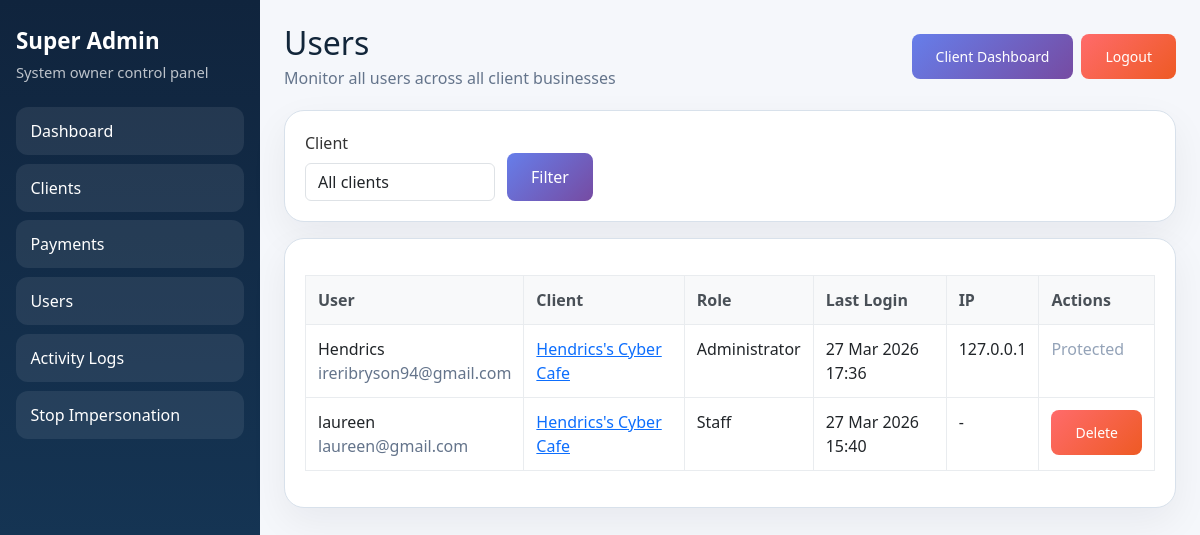
Screenshot of /super-admin/users/ (signed in) with the database file from the repository.
### core/auth_security.py (models this page shows, shortened)
class UserProfile(models.Model):
    ROLE_CHOICES = [
        ('admin', 'Administrator'),
        ('staff', 'Staff'),
        ('viewer', 'Viewer'),
    ]
    user = models.OneToOneField(User, on_delete=models.CASCADE, related_name='profile')
    role = models.CharField(
        max_length=20,
        choices=ROLE_CHOICES,
        default='staff',
        help_text="User's role in the system"
    )
    business = models.ForeignKey(
        'BusinessProfile',
        on_delete=models.CASCADE,
        related_name='user_profiles',
        help_text="Business this user belongs to"
    )
    is_active = models.BooleanField(default=True)
    last_login_ip = models.GenericIPAddressField(null=True, blank=True)
    login_attempts = models.PositiveIntegerField(default=0)
    locked_until = models.DateTimeField(null=True, blank=True)
    password_changed_date = models.DateTimeField(default=django_timezone.now)
    require_password_change = models.BooleanField(default=False)
    created_at = models.DateTimeField(default=django_timezone.now)
    updated_at = models.DateTimeField(auto_now=True)
    class Meta:
        verbose_name = "User Profile"
        verbose_name_plural = "User Profiles"
        unique_together = ['user', 'business']

### core/models.py (models this page shows, shortened)
class BusinessProfile(models.Model):
    APPROVAL_PENDING = 'pending'
    APPROVAL_APPROVED = 'approved'
    APPROVAL_REJECTED = 'rejected'
    APPROVAL_STATUS_CHOICES = [
        (APPROVAL_PENDING, 'Pending Approval'),
        (APPROVAL_APPROVED, 'Approved'),
        (APPROVAL_REJECTED, 'Rejected'),
    ]
    owner = models.OneToOneField(
        settings.AUTH_USER_MODEL,
        on_delete=models.CASCADE,
        related_name='business_profile',
        blank=True,
        null=True,
    )
    name = models.CharField("Business Name", max_length=255)
    owner_name = models.CharField("Owner Name", max_length=255)
    phone = models.CharField("Phone", max_length=50)
    email = models.EmailField("Email", blank=True, null=True)
    location = models.TextField("Location")
    logo = models.ImageField("Logo", upload_to="logos/", blank=True, null=True)
    subscription_start_date = models.DateField("Subscription Start Date", blank=True, null=True)
    subscription_end_date = models.DateField("Subscription End Date", blank=True, null=True)
    is_active = models.BooleanField("Active", default=True)
    approval_status = models.CharField("Approval Status", max_length=20, choices=APPROVAL_STATUS_CHOICES, default=APPROVAL_APPROVED)
    date_created = models.DateTimeField("Date Created", default=timezone.now)
    class Meta:
        verbose_name = "Business Profile"
        verbose_name_plural = "Business Profiles"

### core/super_admin.py (the view)
# urls.py: path('super-admin/users/', super_admin.SuperAdminUserListView.as_view(), name='super_admin_user_list'),
class SuperAdminUserListView(SuperAdminRequiredMixin, ListView):
    model = UserProfile
    template_name = 'core/super_admin/user_list.html'
    context_object_name = 'user_profiles'
    paginate_by = 30
    def get_queryset(self):
        queryset = UserProfile.objects.select_related('user', 'business').exclude(user__is_superuser=True).order_by('business__name', 'user__username')
        business_id = self.request.GET.get('business')
        if business_id:
            queryset = queryset.filter(business_id=business_id)
        return queryset
    def get_context_data(self, **kwargs):
        context = super().get_context_data(**kwargs)
        context['businesses'] = _client_businesses_queryset().order_by('name')
        context['selected_business'] = self.request.GET.get('business', '')
        return context

### core/context_processors.py (called while the page is built)
def app_permissions(request):
    user = getattr(request, 'user', None)
    return {
        'app_role': get_user_role(user) if user and user.is_authenticated else None,
        'can_backup_restore': can_backup_restore(user) if user and user.is_authenticated else False,
        'can_manage_business': can_manage_business(user) if user and user.is_authenticated else False,
        'can_manage_records': can_manage_records(user) if user and user.is_authenticated else False,
        'can_view_reports': can_view_reports(user) if user and user.is_authenticated else False,
    }

### core/permissions.py (called while the page is built)
def get_user_role(user):
    if not user or not user.is_authenticated:
        return None
    business = get_user_business(user)
    if business.owner_id == user.id:
        return 'admin'
    profile = _get_profile(user)
    if profile and getattr(profile, 'business_id', None) == business.id:
        return profile.role
    return 'staff'

def can_backup_restore(user):
    return get_user_role(user) == 'admin'

def can_manage_business(user):
    return get_user_role(user) == 'admin'

def can_manage_records(user):
    return get_user_role(user) in {'admin', 'staff'}

def can_view_reports(user):
    return get_user_role(user) in {'admin', 'staff', 'viewer'}

### core/super_admin.py (called while the page is built)
def _client_businesses_queryset():
    return BusinessProfile.objects.exclude(owner__is_superuser=True)

    def test_func(self):
        return self.request.user.is_superuser

### core/tenancy.py (called while the page is built)
def get_user_business(user):
    if not user or not user.is_authenticated:
        raise PermissionDenied("Authentication is required.")
    try:
        profile = user.profile
    except (AttributeError, ObjectDoesNotExist, OperationalError, ProgrammingError):
        profile = None
    if profile and getattr(profile, 'business_id', None):
        return profile.business
    return BusinessProfile.get_or_create_for_user(user)

### templates/core/super_admin/user_list.html (shortened to what this page needs)
{% extends 'core/super_admin/base.html' %}
{% block page_title %}Users{% endblock %}
{% block page_subtitle %}Monitor all users across all client businesses{% endblock %}
{% block content %}
<div class="sa-card" style="margin-bottom:1rem;">
    <form method="get" style="display:flex; gap:0.75rem; flex-wrap:wrap; align-items:end;">
        <div>
            <label class="form-label">Client</label>
            <select name="business" class="form-control">
                <option value="">All clients</option>
            </select>
        </div>
        <div><button type="submit" class="btn btn-primary">Filter</button></div>
    </form>
</div>
<div class="sa-card">
    <div class="table-responsive">
        <table class="table">
            <thead>
                <tr>
                    <th>User</th>
                    <th>Client</th>
                    <th>Role</th>
                    <th>Last Login</th>
                    <th>IP</th>
                    <th>Actions</th>
                </tr>
            </thead>
            <tbody>
                {% for profile in user_profiles %}
                    <tr>
                        <td>{{ profile.user.username }}<div style="color:#64748b;">{{ profile.user.email }}</div></td>
                        <td><a href="{% url 'super_admin_client_detail' profile.business.pk %}">{{ profile.business.name }}</a></td>
                        <td>{{ profile.get_role_display }}</td>
                        <td>{% if profile.user.last_login %}{{ profile.user.last_login|date:"d M Y H:i" }}{% else %}-{% endif %}</td>
                        <td>{{ profile.last_login_ip|default:"-" }}</td>
                        <td>
                            {% if not profile.user.is_superuser and profile.business.owner_id != profile.user_id %}
                                <form method="post" action="{% url 'super_admin_user_delete' profile.user.pk %}" onsubmit="return confirm('Delete user {{ profile.user.username }}? This action cannot be undone.');">
                                    <button type="submit" class="btn btn-danger btn-sm">Delete</button>
                                </form>
                            {% else %}
                                <span style="color:#94a3b8;">Protected</span>
                            {% endif %}
                        </td>
                    </tr>
                {% empty %}
                    <tr><td colspan="6">No users found.</td></tr>
                {% endfor %}
            </tbody>
        </table>
    </div>
</div>
{% endblock %}

### static/css/style.css (style rules this page uses)
body { font-family: 'Segoe UI', Tahoma, Geneva, Verdana, sans-serif; background: #f8f9fa; color: #333; margin: 0; padding: 0; min-height: 100vh; display: flex; flex-direction: column; }
.table { width: 100%; border-collapse: collapse; margin-top: 1rem; }
.table th, .table td { border: 1px solid #e9ecef; padding: 0.75rem; text-align: left; }
.table th { background: #f8f9fa; font-weight: 600; color: #495057; }
.btn { padding: 0.75rem 1.5rem; background: linear-gradient(135deg, #667eea 0%, #764ba2 100%); color: #fff; text-decoration: none; border-radius: 8px; border: none; cursor: pointer; transition: all 0.3s ease; font-weight: 500; }
.btn-danger { background: linear-gradient(135deg, #ff6b6b 0%, #ee5a24 100%); }

### templates/core/super_admin/base.html (style rules this page uses)
.sa-card { background: #fff; border: 1px solid #d8e1eb; border-radius: 20px; padding: 1.25rem; box-shadow: 0 14px 38px rgba(15, 23, 42, 0.06); }

### rows the page displays
UserProfile: user.username "Hendrics", user.email "ireribryson94@gmail.com", business.name "Hendrics's Cyber Cafe", role "Administrator", user.last_login "27 Mar 2026 17:36", last_login_ip "127.0.0.1", shows "Protected"
UserProfile: user.username "laureen", user.email "laureen@gmail.com", business.name "Hendrics's Cyber Cafe", role "Staff", user.last_login "27 Mar 2026 15:40", last_login_ip "-"
